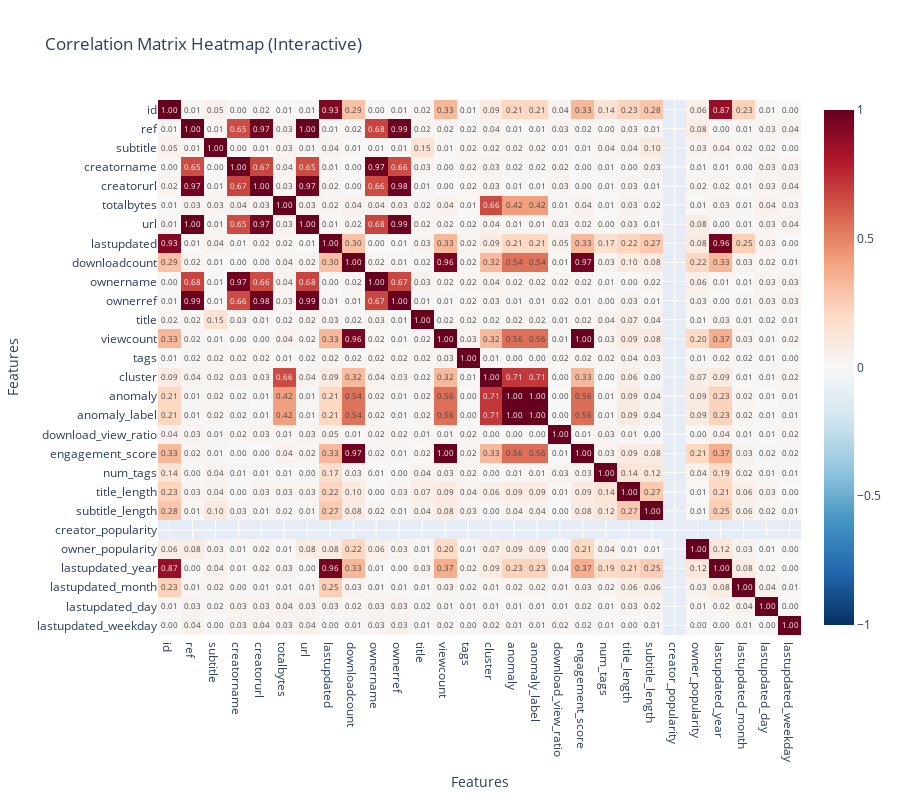

Notebook cell for this chart:
### Code cell
import plotly.express as px  

corr_long = corr_matrix.reset_index().melt(id_vars='index')  

corr_long.columns = ['Feature 1', 'Feature 2', 'Correlation']  

fig = px.imshow(
    corr_matrix,                  
    text_auto='.2f',              
    aspect="auto",                
    color_continuous_scale='RdBu_r',  
    zmin=-1, zmax=1,             
    title="Correlation Matrix Heatmap (Interactive)"  
)


fig.update_layout(
    width=900,          
    height=800,          
    xaxis_title="Features",  
    yaxis_title="Features"   
)

fig.show()

### Figure 1 — Plotly figure (JSON) as saved in the notebook; plotly's stock layout.template omitted (floating-point values rounded to 4 significant figures; data arrays with more than 128 entries replaced by an {"elided": "..."} marker saying what was removed)
{"data": [{"coloraxis": "coloraxis", "hovertemplate": "x: %{x}<br>y: %{y}<br>color: %{z}<extra></extra>", "name": "0", "texttemplate": "%{z:.2f}", "type": "heatmap", "x": ["id", "ref", "subtitle", "creatorname", "creatorurl", "totalbytes", "url", "lastupdated", "downloadcount", "ownername", "ownerref", "title", "viewcount", "tags", "cluster", "anomaly", "anomaly_label", "download_view_ratio", "engagement_score", "num_tags", "title_length", "subtitle_length", "creator_popularity", "owner_popularity", "lastupdated_year", "lastupdated_month", "lastupdated_day", "lastupdated_weekday"], "xaxis": "x", "y": ["id", "ref", "subtitle", "creatorname", "creatorurl", "totalbytes", "url", "lastupdated", "downloadcount", "ownername", "ownerref", "title", "viewcount", "tags", "cluster", "anomaly", "anomaly_label", "download_view_ratio", "engagement_score", "num_tags", "title_length", "subtitle_length", "creator_popularity", "owner_popularity", "lastupdated_year", "lastupdated_month", "lastupdated_day", "lastupdated_weekday"], "yaxis": "y", "z": {"elided": "28x28 float values"}}], "layout": {"coloraxis": {"cmax": 1, "cmin": -1, "colorscale": [[0, "rgb(5,48,97)"], [0.1, "rgb(33,102,172)"], [0.2, "rgb(67,147,195)"], [0.3, "rgb(146,197,222)"], [0.4, "rgb(209,229,240)"], [0.5, "rgb(247,247,247)"], [0.6, "rgb(253,219,199)"], [0.7, "rgb(244,165,130)"], [0.8, "rgb(214,96,77)"], [0.9, "rgb(178,24,43)"], [1, "rgb(103,0,31)"]]}, "height": 800, "title": {"text": "Correlation Matrix Heatmap (Interactive)"}, "width": 900, "xaxis": {"anchor": "y", "domain": [0, 1], "title": {"text": "Features"}}, "yaxis": {"anchor": "x", "autorange": "reversed", "domain": [0, 1], "title": {"text": "Features"}}}}
